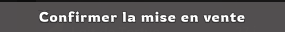
#> input picture modele_hdv/confirmation_titre.png, 285 x 32 px
$ python -i dofus_items.py   (imports and definitions only)
#> lines starting #> are read from the running program, lines starting #| are printed output that depends on the picture
#> further down, picture is the input picture: shape (32, 285, 3); mean B, G, R 88.5, 87.9, 90.4
#!/usr/bin/env python3
# -*- coding: utf-8 -*-
"""
Nom de l'objet (panneau de gauche de l'HDV)
-------------------------------------------
Lu par Tesseract (lettres) pour l'historique et le tableau de bord. La lecture se fait
en ARRIÈRE-PLAN (après l'action) : elle ne ralentit jamais la vente.

Fiabilité :
- deux lectures à deux échelles ; on garde celle qui ressemble à un nom déjà connu ;
- les noms proches (« Nagcoire » / « Nageoire ») sont ramenés au nom connu le plus
  fréquent (difflib, ratio >= 0.85) ;
- la ligne « NIV. 26 » sous le nom est retirée ;
- même image de nom que la fois précédente -> même nom, sans relire.
"""
from __future__ import annotations

import difflib
import re
import threading
import unicodedata
from collections import Counter
from typing import Dict, Iterable, List, Optional

import numpy as np

SNAP_RATIO = 0.85
_LEVEL_LINE = re.compile(r"^\s*N\s*[IlI1|]\s*[VvY]\b", re.IGNORECASE)
_KEEP = re.compile(r"[^A-Za-zÀ-ÖØ-öø-ÿŒœ0-9' \-]")


# [29 lines left out: functions clean_name, key, similarity, not called in this run]


class NameBook:
    """Noms déjà vus (avec leur fréquence) pour corriger les petites erreurs de lecture."""

    def __init__(self, names: Iterable[str] = ()):
#> called with names = ()
        self._lock = threading.Lock()
        self.counts: Counter = Counter()
        for n in names:
            if n:
                self.counts[n] += 1

    # [17 lines left out: functions snap, add, not called in this run]

    def canonical(self, name: str) -> str:
        snapped = self.snap(name)
        return snapped or name


# [13 lines left out: function group_names, not called in this run]


class NameReader:
    def __init__(self, book: Optional[NameBook] = None, lang: Optional[str] = None):
        self.book = book or NameBook()
        self._lang = lang
        self._last: Optional[tuple] = None  # (image, nom)
        self._lock = threading.Lock()

    def lang(self) -> str:
        if self._lang is None:
            try:
                import pytesseract
                langs = set(pytesseract.get_languages(config=""))
                self._lang = "fra" if "fra" in langs else "eng"
            except Exception:
                self._lang = "eng"
        return self._lang

    @staticmethod
    def _prep(img_bgr: np.ndarray, scale: int) -> np.ndarray:
#> called with scale = 3
        import cv2
        g = cv2.cvtColor(img_bgr, cv2.COLOR_BGR2GRAY) if img_bgr.ndim == 3 else img_bgr
        up = cv2.resize(g, None, fx=scale, fy=scale, interpolation=cv2.INTER_CUBIC)
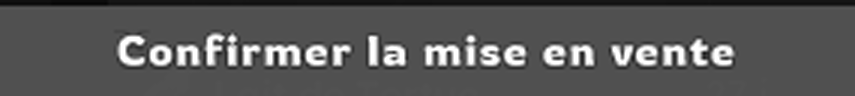
#> up: shape (96, 855); min 4, max 255, mean 88.5
        # Niveaux de gris inversés, SANS binarisation : Tesseract lit mieux les lettres
        # anticrénelées (« Nageoire » et pas « Nagcoire »).
        if up.mean() < 127:
            up = 255 - up
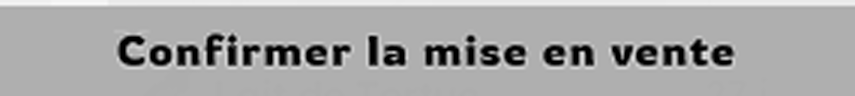
#> up: shape (96, 855); min 0, max 251, mean 166.5
        return cv2.copyMakeBorder(up, 10, 10, 10, 10, cv2.BORDER_CONSTANT, value=255)
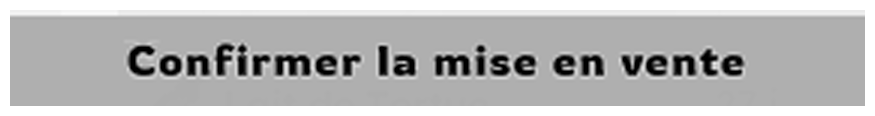
#> returned value: shape (116, 875); min 0, max 255, mean 183.5

    def read(self, img_bgr: Optional[np.ndarray]) -> str:
        if img_bgr is None or img_bgr.size == 0:
            return ""
        with self._lock:
            if self._last is not None and self._last[0].shape == img_bgr.shape \
                    and np.array_equal(self._last[0], img_bgr):
                return self._last[1]
        import pytesseract

        def ocr(scale: int) -> str:
            try:
                return clean_name(pytesseract.image_to_string(self._prep(img_bgr, scale), lang=self.lang(),
                                                              config="--psm 6"))
            except Exception:
                return ""

        reads = [n for n in (ocr(3), ocr(4)) if n]
        if len(reads) == 2 and key(reads[0]) != key(reads[1]):
            extra = ocr(2)                                     # désaccord : 3e lecture, vote
            if extra:
                reads.append(extra)
        name = ""
        if reads:
            snapped = [self.book.snap(n) for n in reads]
            if any(snapped):
                name = Counter(s for s in snapped if s).most_common(1)[0][0]   # nom déjà connu
            else:
                name = Counter(reads).most_common(1)[0][0]                     # vote
            self.book.add(name)
        with self._lock:
            self._last = (img_bgr.copy(), name)
        return name

>>> import cv2
>>> picture = cv2.imread('modele_hdv/confirmation_titre.png')
#> (the run stopped early here; a loop or call above may not have finished)
